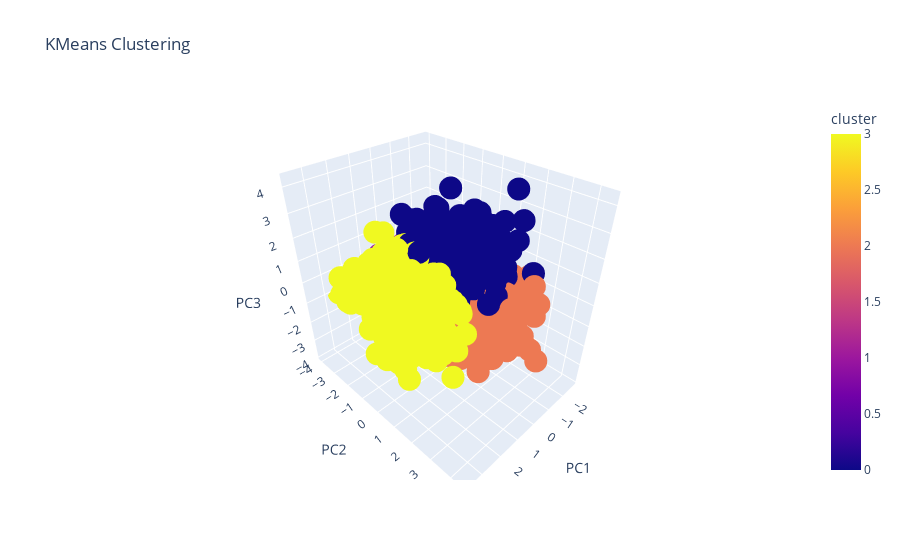

The notebook cell saved with this chart:
### Code cell
scaler = StandardScaler()
data_scaled = scaler.fit_transform(personality_data[cols])

kmeansScaled = KMeans(n_clusters=k,n_init=10,random_state=42)

kmeansScaled.fit(data_scaled)

labels_scaled = kmeansScaled.labels_

cluster_centers_scaled = kmeansScaled.cluster_centers_

generateInteractive3DGraph(data_scaled,labels_scaled)

printScore(data_scaled,labels_scaled)
clusterValues(labels_scaled)

### Figure 1 — Plotly figure (JSON) as saved in the notebook; plotly's stock layout.template omitted (floating-point values rounded to 4 significant figures; data arrays with more than 128 entries replaced by an {"elided": "..."} marker saying what was removed)
{"data": [{"hovertemplate": "PC1=%{x}<br>PC2=%{y}<br>PC3=%{z}<br>cluster=%{marker.color}<extra></extra>", "legendgroup": "", "marker": {"color": {"elided": "1834 int values"}, "coloraxis": "coloraxis", "symbol": "circle"}, "mode": "markers", "name": "", "scene": "scene", "showlegend": false, "type": "scatter3d", "x": {"elided": "1834 float values"}, "y": {"elided": "1834 float values"}, "z": {"elided": "1834 float values"}}], "layout": {"coloraxis": {"colorbar": {"title": {"text": "cluster"}}, "colorscale": [[0, "#0d0887"], [0.1111, "#46039f"], [0.2222, "#7201a8"], [0.3333, "#9c179e"], [0.4444, "#bd3786"], [0.5556, "#d8576b"], [0.6667, "#ed7953"], [0.7778, "#fb9f3a"], [0.8889, "#fdca26"], [1, "#f0f921"]]}, "legend": {"tracegroupgap": 0}, "scene": {"domain": {"x": [0, 1], "y": [0, 1]}, "xaxis": {"title": {"text": "PC1"}}, "yaxis": {"title": {"text": "PC2"}}, "zaxis": {"title": {"text": "PC3"}}}, "title": {"text": "KMeans Clustering"}}}
